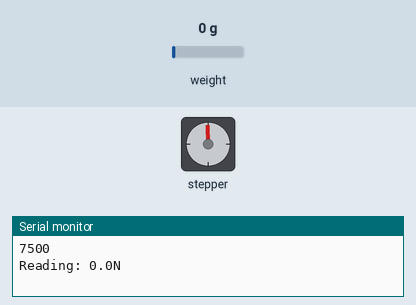
Simulated run of this sketch. Board: ESP32. Shown: stepper motor, the last lines printed to the serial monitor. Wiring (inferred from the names in the program): stepper motor driver (200 steps per turn assumed): step GPIO 2; direction GPIO 3. The inputs (shaded band) are chosen by the test bench; at power-on: weight on the scale 0 g.

Above: at 2.05 s.
At 3.35 s:
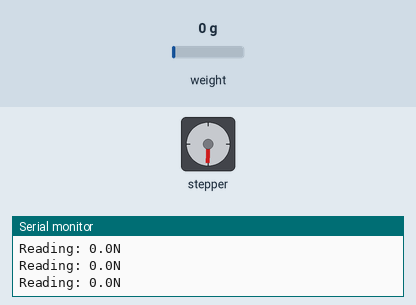
At 4.05 s:
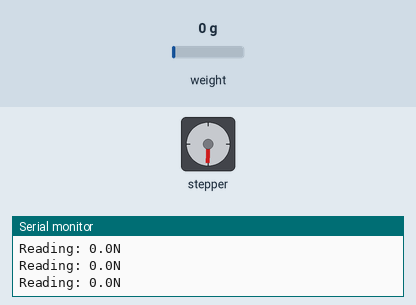
Timing chart, 0 to 7.0 s (numbered marks = the images above):
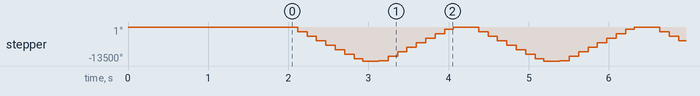

The sketch:

G201x_stepper.ino
```cpp
// G201x_stepper.file
// Gecko G201x Stepper Motor drive with Arduino Nano
// Author: Richie Ellingham
// Date: 31 Jul 2020
// v1.0

// To do:
// - make steps all interrupt based
// - set intrpt clk for steper speed (max. 200kHz)
// - define dirs
// - Make G201x_stepper.h

#include "HX711.h"

#define calibration_factor -20790.0 //This loadcell calibration value for measurement in Newtons

#define LOADCELL_DOUT_PIN  5
#define LOADCELL_SCK_PIN  4

#define DIR 3
#define STEP 2

long motor_steps_per_rev = 200;

long usteps_per_step = 10;

long linear_travel = 30; //[mm]

long pitch = 8; //[mm/rev]

long total_steps = motor_steps_per_rev * usteps_per_step * linear_travel / pitch;

int in_out = 0; //1 = out/up, 0 = in/down

HX711 scale;

void setup() {
  scale.begin(LOADCELL_DOUT_PIN, LOADCELL_SCK_PIN);
  scale.set_scale(calibration_factor); //This value is obtained by using the SparkFun_HX711_Calibration sketch
  scale.tare();  //Assuming there is no weight on the scale at start up, reset the scale to 0

  pinMode(DIR, OUTPUT);
  pinMode(STEP, OUTPUT);
  digitalWrite(DIR, in_out);
  digitalWrite(STEP, 0);
  Serial.begin(9600);
  Serial.println(total_steps);
  delay(1000);
}

void loop() {
  for (int i=0;i<total_steps;i++){
    pulse_IO(STEP, 4, 1);
    if (!(i%1000)){
      delayMicroseconds(996); // rot speed: 0.18deg / 0.0001 = 1800deg/s; linear travel 2mm/360deg -> 10mm/s
      Serial.print("Reading: ");
      Serial.print(scale.get_units(), 1); //scale.get_units() returns a float
      Serial.println("N");
    }

  }
  delay(100);
  in_out = !in_out;
  digitalWrite(DIR, in_out);
  delay(100);
;
}


void pulse_IO(int pin, int pulse_width_us, int high_low){
  // pin:Digital IO pin to pulse, pulse_width_us:Pulse width in microseconds, high_low:Hold line high and pulse low(=0) or vice versa(=1)
  digitalWrite(pin, 1);
  delayMicroseconds(pulse_width_us);
  digitalWrite(pin, 0);
  delayMicroseconds(pulse_width_us);
}
```

Measured:
- by itself, stepper: turns 13500° counter-clockwise in 0.93 s, then 13500° clockwise in 0.93 s, repeating every 2.3 s
